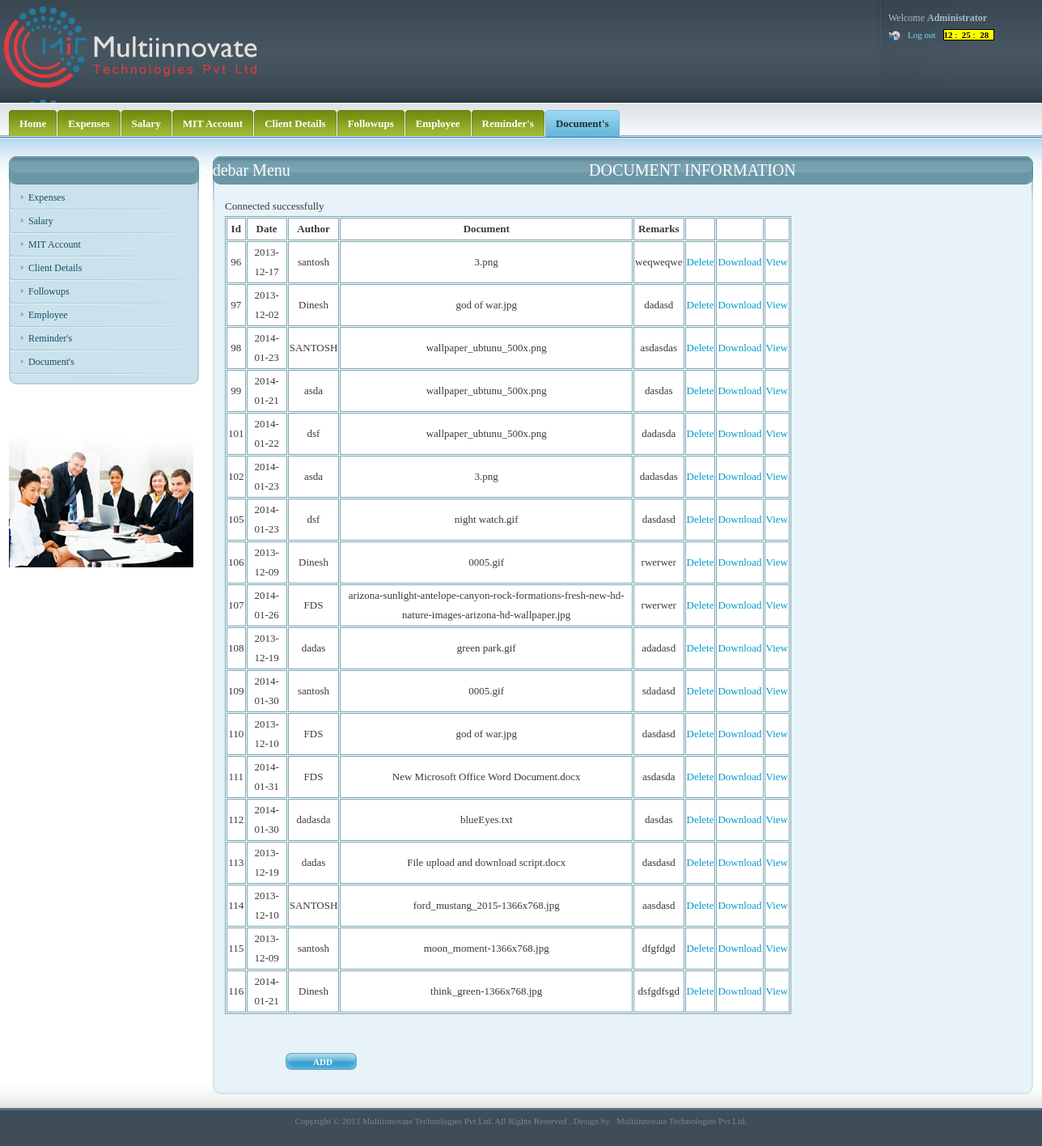
The page /DocumentView.php on the database its author committed.
### tables this page shows
CREATE TABLE IF NOT EXISTS `documents` (
  `id` int(30) NOT NULL AUTO_INCREMENT,
  `date` varchar(50) NOT NULL,
  `author` varchar(50) NOT NULL,
  `DocName` mediumtext NOT NULL,
  `DocType` varchar(30) DEFAULT NULL,
  `DocSize` varchar(100) DEFAULT NULL,
  `DocContent` varchar(500) DEFAULT NULL,
  `remark` varchar(200) NOT NULL,
  PRIMARY KEY (`id`)
);

### DocumentView.php (the view, shortened to what this page needs)
<!DOCTYPE html PUBLIC "-//W3C//DTD XHTML 1.0 Strict//EN" "http://www.w3.org/TR/xhtml1/DTD/xhtml1-strict.dtd">
<html xmlns="http://www.w3.org/1999/xhtml">
<head>
<link media="screen" rel="stylesheet" type="text/css" href="css/admin.css"  />
 <link rel="stylesheet" href="http://code.jquery.com/ui/1.10.2/themes/smoothness/jquery-ui.css" />
  <link rel="stylesheet" href="/resources/demos/style.css" />
</head>
<body onLoad="digital_clock()">
	<div id="wrapper">
		<div id="head">
			<div id="logo_user_details">
				<h1 id="logo"><a href="#">websitename Administration Panel</a></h1>
				<div id="user_details">
					<ul id="user_details_menu">
						<li>Welcome <strong>Administrator</strong></li>
						<li>
							<ul id="user_access">
							<li class="last"><a href="index.php">Log out</a></li>
                             <li>
                                	    <span style="background:#FF0; border:#000 1px solid; font:'Times New Roman', Times, serif bold; color:#000">
										<b id=hours></b>&nbsp;:&nbsp;
										<b id=minutes></b>&nbsp;:&nbsp;
										<b id=seconds></b> &nbsp;
								   </span>
                                </li>
							</ul>
						</li>
					</ul>
				</div>
			</div>
			<div id="menus_wrapper">
			  <div id="main_menu">
					<ul>
							<li><a href="home.php"><span><span>Home</span></span></a></li>
                        	<li><a href="monthlyview.php"><span><span>Expenses</span></span></a></li>
                          	<li><a href="salaryview.php"><span><span>Salary</span></span></a></li>
							<li><a href="passview.php" ><span><span>MIT Account</span></span></a></li>
							<li><a href="clientview.php"><span><span>Client Details</span></span></a></li>
							<li><a href="followupview.php"><span><span>Followups</span></span></a></li>
                        	<li><a href="AddEmployeeView.php"><span><span>Employee</span></span></a></li>
							<li><a href="reminders.php"><span><span>Reminder's</span></span></a></li>
                         	<li><a href="DocumentView.php" class="selected"><span><span>Document's</span></span></a></li>
					</ul>
				</div>
			</div>
		</div>
  <div id="content">
			<div id="page">
				<div class="inner">
					<div class="section">
						<div class="title_wrapper">
							<h2 style="margin-left:450px";> DOCUMENT INFORMATION</h2>
							<span class="title_wrapper_left"></span>
							<span class="title_wrapper_right"></span>
						</div>
				  <div class="section_content">
							<div class="sct">
								<div class="sct_left">
									<div class="sct_right">
										<div class="sct_left">
											<div class="sct_right">
												<form action="" method="" class="search_form general_form">
													<fieldset>
														<div class="forms">
							<?php
							include ("includes/db_con.php");
							$query = "SELECT *FROM documents";
							$res = mysql_query($query);
							$num_rows = mysql_num_rows($res);
								if($num_rows>=1)
								{
			echo"<table id='table_struct' border='1' bordercolor='7BA4B1'  cellspacing='1' cellpadding='1' bgcolor='#FFFFFF' width='700'><tr class='tr_class'>
			<th align='center' style='font-weight:bold'> Id</th>
			<th align='center' style='font-weight:bold'> Date</th>
			<th align='center' style='font-weight:bold'>Author </th>
   	    	<th align='center' style='font-weight:bold'>Document </th>
			<th align='center' style='font-weight:bold'>Remarks </th>
			<th align='center' style='font-weight:bold'> </th>
			<th align='center' style='font-weight:bold'> </th>
			<th align='center' style='font-weight:bold'> </th>
							</tr>";
								while($row = mysql_fetch_array($res))
								{
										echo"<tr class='tr_class1'>
										<td align='center'>" .$row['id']."</td>
										<td align='center'>" .$row['date']."</td>
										<td align='center'>" .$row['author']."</td>
										<td align='center'>" .$row['DocName']."</td>
										<td align='center'>" .$row['remark']."</td>";
										 $id=$row['id'];
										 $doc=$row['DocName'];
				 echo "<td align='center' style='cursor:pointer;color:#0099CC'><a onclick='var con = confirm(\"R u sure Want To Delete?\"); if(con){window.location=\"DocumentDelete.php?id=$id\"}'>Delete</a></td>";
echo "<td align='center' style='cursor:pointer;color:#0099CC'><a onclick='var con = confirm(\"Do U Want to Download?\"); if(con){window.location=\"DocFileDownload.php?DocName=$doc\"}'>Download</a></td>";
echo "<td align='center' style='cursor:pointer;color:#0099CC'><a onclick='var con = confirm(\"Do U Want to View?\"); if(con){window.location=\"DocImageView.php?id=$id\"}'>View</a></td>";
									echo "</tr>";
								}
								echo "</table>";
							}
							else	{
								echo "<table  width='100%' cellspacing='1' cellpadding='1'><tr class='tr_class'><td>No Record Found!!</td></tr></table>";
								}
						 	?><br /><br />
														<div class="row">
														<div class="buttons">
																<ul>
	     <li>
         <span class="button send_form_btn">
         <span>
         <span style="width:60px;">
         <a href="Documents.php"><font color="#FFFFFF" style="margin-left:20px;">ADD</font></a>
         </span>
         </span>
         </span>
         </li>
		</ul>
															</div>
														</div>
														</div>
													</fieldset>
									        </form>
											</div>
										</div>
									</div>
								</div>
							</div>
							<span class="scb"><span class="scb_left"></span><span class="scb_right"></span></span>
						</div>
					</div>
				</div>
			</div>
			<div id="sidebar">
				<div class="inner">
					<div class="section">
						<div class="title_wrapper">
							<h2>Sidebar Menu</h2>
							<span class="title_wrapper_left"></span>
							<span class="title_wrapper_right"></span>
						</div>
				  <div class="section_content">
							<div class="sct">
								<div class="sct_left">
									<div class="sct_right">
										<div class="sct_left">
											<div class="sct_right">
												<ul class="sidebar_menu">
                        <li><a href="monthlyview.php"><span><span>Expenses</span></span></a></li>
                        <li><a href="salaryview.php"><span><span>Salary</span></span></a></li>
						<li><a href="passview.php" class="selected"><span><span>MIT Account</span></span></a></li>
						<li><a href="clientview.php"><span><span>Client Details</span></span></a></li>
						<li><a href="followup.php"><span><span>Followups</span></span></a></li>
                        <li><a href="AddEmployeeView.php"><span><span>Employee</span></span></a></li>
						<li><a href="reminders.php"><span><span>Reminder's</span></span></a></li>
                        <li><a href="DocumentView.php"><span><span>Document's</span></span></a></li>
                                                   </ul>
											</div>
										</div>
									</div>
								</div>
							</div>
							<span class="scb"><span class="scb_left"></span><span class="scb_right"></span></span>
						</div>
					</div>
					<div class="section_content">
							<img src="images/chitfundside.png"/>
						</div>
				</div>
			</div>
		</div>
	</div>
	<div id="footer">
		<div id="footer_inner">
		<center><p> Copyright &copy; 2013  Multiinnovate Technologies Pvt Ltd. All Rights Reserved . Design by &nbsp; <a href="http://www.multiinnovate.com" title="Multiinnovate Technologies"
target="_blank">Multiinnovate Technologies Pvt Ltd.</a></p></center>
		</div>
	</div>
</body>
</html>

### css/style.css (style rules this page uses)
.title_wrapper h2 { margin-left:220px; }

### css/forms.css (style rules this page uses)
.button { display: block; color: #fff; background:url(layout/submit_middle.gif) repeat-x; font-size: 11px; overflow: hidden; position: relative; top: 0; left: 0; float: left; font-weight: bold; text-decoration: none; }
.button span { background:url(layout/submit_left.gif) no-repeat; display: block; float: left; white-space: nowrap; }
.button span span { background:url(layout/submit_right.gif) no-repeat right 0; display: block; padding: 0 14px; height: 21px; line-height: 22px; }
.general_form, .general_form fieldset { margin: 0; padding: 0; border: 0; }
.general_form fieldset { width: 100%; overflow: hidden; padding: 0; position: relative; top: 0; left: 0; }
.forms { float: left; width: 620px; }
.general_form { font-size: 13px; line-height: 24px; }
.general_form .row { width: 1000px; overflow: hidden; padding: 0px 0px 15px; float: left; }
.send_form_btn { background-image:url(layout/site/forms/send_form_middle.gif); background-color: #339fd0; }
.send_form_btn span { background-image:url(layout/site/forms/send_form_left.gif); }
.send_form_btn span span { background-image:url(layout/site/forms/send_form_right.gif); }
.buttons { float: left; padding: 0 0 0 75px; }
.buttons ul { margin: 0; padding: 0 30px 0 0; float: left; }
.buttons ul li { float: left; margin: 0; padding: 0 7px 0 0; list-style:none; }
.general_form .forms { width: 80%; }

### rows shown on the page
documents: id "96", date "2013-12-17", author "santosh", DocName "3.png", remark "weqweqwe"
documents: id "97", date "2013-12-02", author "Dinesh", DocName "god of war.jpg", remark "dadasd"
documents: id "98", date "2014-01-23", author "SANTOSH", DocName "wallpaper_ubtunu_500x.png", remark "asdasdas"
documents: id "99", date "2014-01-21", author "asda", DocName "wallpaper_ubtunu_500x.png", remark "dasdas"
documents: id "101", date "2014-01-22", author "dsf", DocName "wallpaper_ubtunu_500x.png", remark "dadasda"
documents: id "102", date "2014-01-23", author "asda", DocName "3.png", remark "dadasdas"
documents: id "105", date "2014-01-23", author "dsf", DocName "night watch.gif", remark "dasdasd"
documents: id "106", date "2013-12-09", author "Dinesh", DocName "0005.gif", remark "rwerwer"
documents: id "107", date "2014-01-26", author "FDS", DocName "arizona-sunlight-antelope-canyon-rock-formations-fresh-new-hd-nature-images-arizona-hd-wallpaper.jpg", remark "rwerwer"
documents: id "108", date "2013-12-19", author "dadas", DocName "green park.gif", remark "adadasd"
documents: id "109", date "2014-01-30", author "santosh", DocName "0005.gif", remark "sdadasd"
documents: id "110", date "2013-12-10", author "FDS", DocName "god of war.jpg", remark "dasdasd"
documents: id "111", date "2014-01-31", author "FDS", DocName "New Microsoft Office Word Document.docx", remark "asdasda"
documents: id "112", date "2014-01-30", author "dadasda", DocName "blueEyes.txt", remark "dasdas"
documents: id "113", date "2013-12-19", author "dadas", DocName "File upload and download script.docx", remark "dasdasd"
documents: id "114", date "2013-12-10", author "SANTOSH", DocName "ford_mustang_2015-1366x768.jpg", remark "aasdasd"
documents: id "115", date "2013-12-09", author "santosh", DocName "moon_moment-1366x768.jpg", remark "dfgfdgd"
documents: id "116", date "2014-01-21", author "Dinesh", DocName "think_green-1366x768.jpg", remark "dsfgdfsgd"
